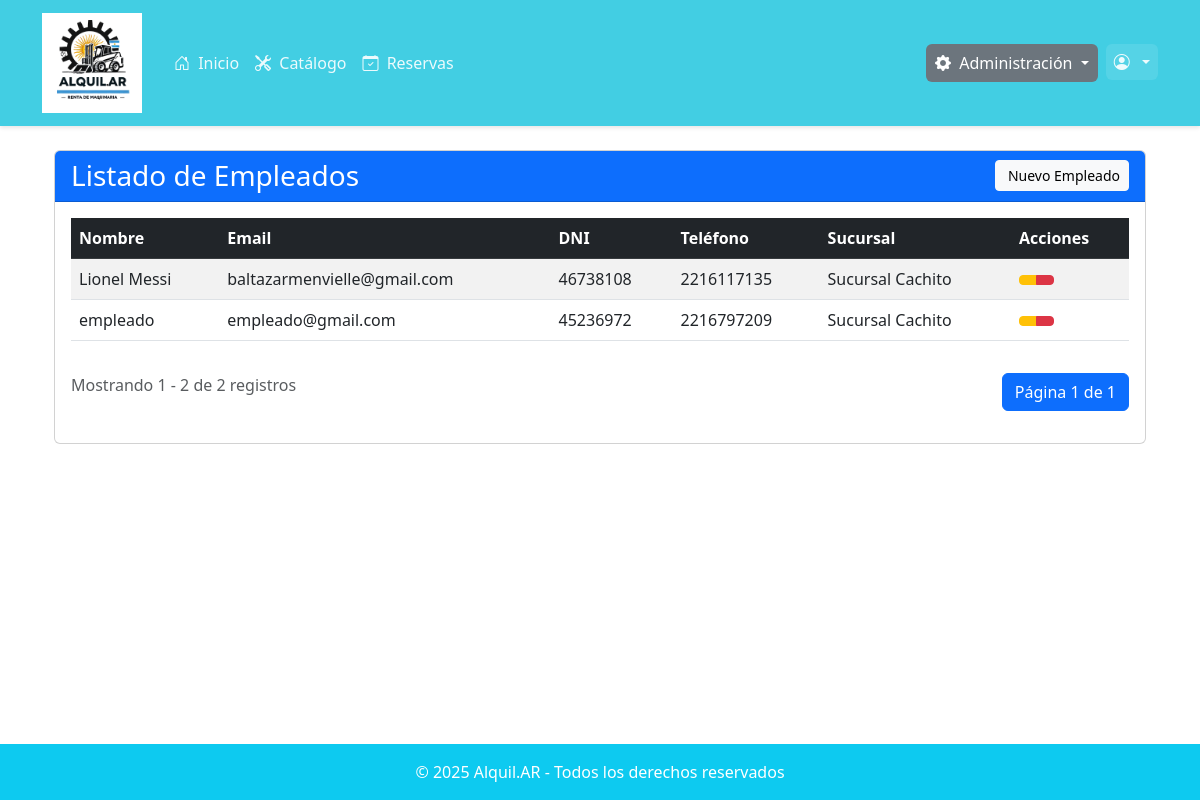
/usuarios/ver-empleados/ (signed in), run on an earlier commit of the app's database.
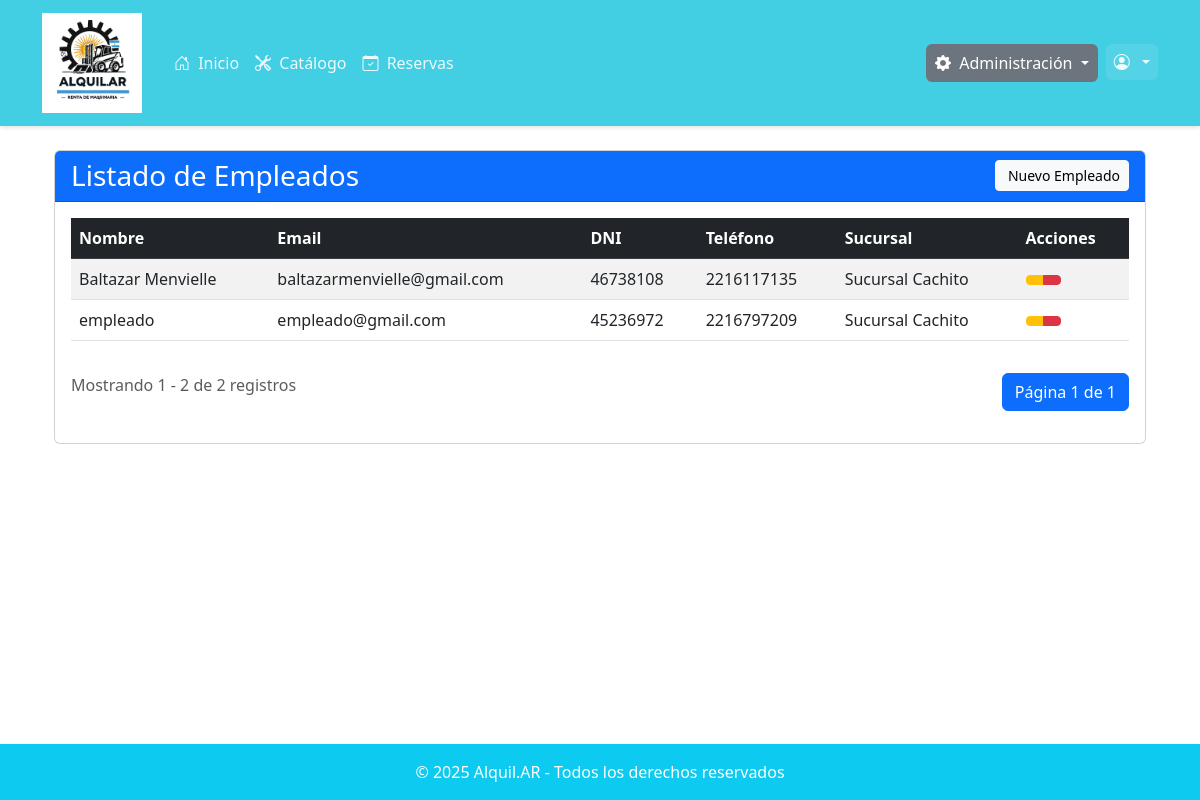
And on a later commit of the database.
### usuarios/models.py (models this page shows, shortened)
class Usuario(AbstractUser):
    TIPO_CHOICES = [
        ('CLIENTE', 'Cliente'),
        ('EMPLEADO', 'Empleado'),
        ('ADMIN', 'Administrador'),
    ]
    nombre = models.CharField(max_length=200)
    tipo = models.CharField(
        max_length=10,
        choices=TIPO_CHOICES,
        default='CLIENTE',
        verbose_name="Tipo de usuario"
    )
    dni = models.CharField(max_length=20, unique=True)
    email = models.CharField(max_length=200, unique=True)
    telefono = models.CharField(max_length=20)
    fecha_nacimiento = models.DateField()
    sucursal = models.ForeignKey(Sucursal, on_delete=models.SET_NULL, null=True, blank=True)
    calificacion = models.FloatField(
        default=5.0,
        verbose_name="Calificación del cliente",
        help_text="Calificación del cliente en escala de 0.5 a 5 estrellas"
    )
    token_2fa = models.CharField(
        max_length=6,
        null=True,
        blank=True,
        verbose_name="Token de verificación"
    )
    token_2fa_timestamp = models.DateTimeField(
        null=True,
        blank=True,
        verbose_name="Timestamp del token"
    )
    reset_token = models.CharField(
        max_length=64,
        null=True,
        blank=True,
        verbose_name="Token de recuperación"
    )
    reset_token_timestamp = models.DateTimeField(
        null=True,
        blank=True,
        verbose_name="Timestamp del token de recuperación"
    )
    reset_token_used = models.BooleanField(
        default=False,
        verbose_name="Token usado"
    )

class Sucursal(models.Model):
    nombre = models.CharField(max_length=100)
    direccion = models.CharField(max_length=200)
    telefono = models.CharField(max_length=20, default="0")  # ✅ Campo teléfono agregado
    latitud = models.FloatField()
    longitud = models.FloatField()
    activa = models.BooleanField(default=True)

### usuarios/decorators.py (the view)
    def wrapper(request, *args, **kwargs):
        if request.user.is_authenticated and request.user.tipo == 'ADMIN':
            return view_func(request, *args, **kwargs)
        messages.error(request, "No tenés permiso para acceder a esta sección.")
        return redirect('home')  # o redirigí a otra página

### usuarios/views.py (called while the page is built)
@login_required
@solo_admin
def listar_empleados_view(request):
    empleados = Usuario.objects.filter(tipo="EMPLEADO").order_by('nombre') #Extraigo los empleados de la base de datos
    paginator = Paginator(empleados, 10) # 10 item por pagina
    page_number = request.GET.get('page')
    page_obj = paginator.get_page(page_number)
    context = {
        'empleados': page_obj,
        'total_empleados': empleados.count(),
        'titulo': 'Listado de Empleados'
    }
    return render(request, 'usuarios/listar_empleados.html', context) # Context tiene la info que voy a utilizar en el html

### usuarios/templates/usuarios/listar_empleados.html (shortened to what this page needs)
{% extends 'base.html' %}
{% block content %}
<div class="container-fluid mt-4">
    <div class="card">
        <div class="card-header bg-primary text-white">
            <div class="d-flex justify-content-between align-items-center">
                <h3 class="mb-0">{{ titulo }}</h3>
                <a href="{% url 'crear_empleado' %}" class="btn btn-light btn-sm">
                     Nuevo Empleado
                </a>
            </div>
        </div>
        <div class="card-body">
            {% if empleados %}
                <div class="table-responsive">
                    <table class="table table-striped table-hover">
                        <thead class="table-dark">
                            <tr>
                                <th>Nombre</th>
                                <th>Email</th>
                                <th>DNI</th>
                                <th>Teléfono</th>
                                <th>Sucursal</th>
                                <th>Acciones</th>
                            </tr>
                        </thead>
                        <tbody>
                            {% for empleado in empleados %}
                            <tr>
                                <td>{{ empleado.nombre }}</td>
                                <td>{{ empleado.email }}</td>
                                <td>{{ empleado.dni }}</td>
                                <td>{{ empleado.telefono }}</td>
                                <td>{{ empleado.sucursal.nombre|default:"-" }}</td>
                                <td>
                                    <div class="btn-group btn-group-sm">
                                        <a href="{% url 'crear_empleado' %}" class="btn btn-warning" title="Editar">
                                        </a>
                                        <a href="{% url 'crear_empleado' %}" class="btn btn-danger" title="Eliminar">
                                        </a>
                                    </div>
                                </td>
                            </tr>
                            {% endfor %}
                        </tbody>
                    </table>
                </div>
                <div class="d-flex justify-content-between mt-3">
                    <div>
                        <span class="text-muted">
                            Mostrando {{ empleados.start_index }} - {{ empleados.end_index }} de {{ total_empleados }} registros
                        </span>
                    </div>
                    <ul class="pagination">
                        <li class="page-item active">
                            <span class="page-link">
                                Página {{ empleados.number }} de {{ empleados.paginator.num_pages }}
                            </span>
                        </li>
                    </ul>
                </div>
            {% else %}
                <div class="alert alert-info">
                    No hay empleados registrados.
                </div>
            {% endif %}
        </div>
    </div>
</div>
{% endblock %}

What changed in the data, as far as the page shows it:
changed Usuario "baltazarmenvielle@gmail.com": nombre "Lionel Messi" → "Baltazar Menvielle"
